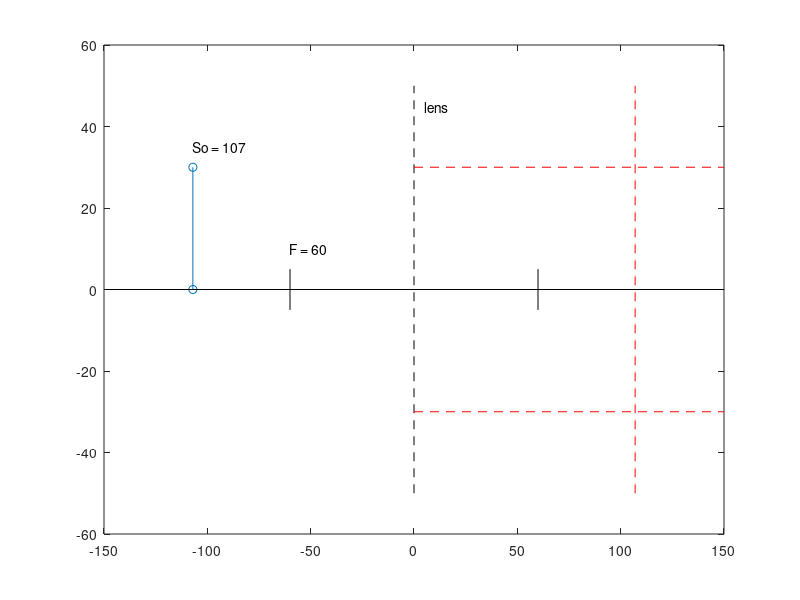
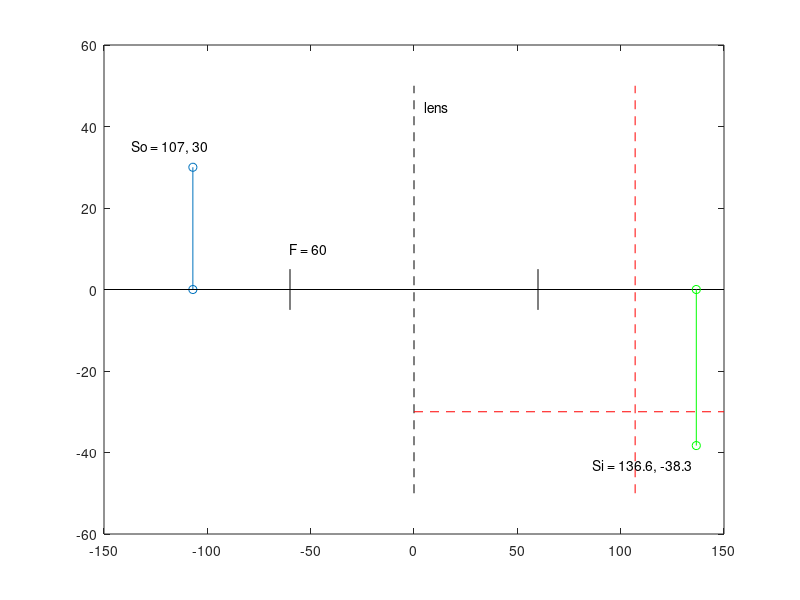

Recreate these plots in MATLAB, in order. (Note: this script raises an error after producing the figures.)
%[text] # Exploring Lens Equations
%[text] The location of an image relative to the position of the object can easily be calculated using math (**Thin Lens  formula)**
%[text] Suppose you have a simple bi-convex thin lens system, in air, with a focal length of **60 mm?**
%[text] How does this affect the location and magnification of the image, relative to the lens?
%[text] Let's find out...
%[text:tableOfContents]{"heading":"**Table of Contents**"}
%[text] 
%%
%[text] ## Plot Lens and object
%[text] Let's create a figure to illustrate the positions of the object and the image to the lens
%[text] We'll start with a point in object space that is **107 mm** from the center of the lens  and **30 mm** above the optical axis.
clear
close all
figure;
%[text] Set the position of the object
So = 107; % distance from the center of the lens
Ho = 30; % height of object above the axis
Fl = 60; % focal length of the lens
%[text] Plot the Object as a line above the principle axis of the lens
plot( [-So -So], [0 Ho],'o-',... the object
    [-Fl -Fl], [-5 5],'k',...    the focal plane tick (in object space)
    [0 0], [-50 50], '--k',...   center of lens
    [Fl Fl], [-5 5],'k',...      the focal plane (in image space
    [-150 150], [0 0],'k') %     optical axis

text(-60, 10, sprintf('F = %d', Fl))
text(-107, 35, sprintf('So = %d', So))
text(5, 45, 'lens')
%[text] Plot grid lines to indicate possible locations for the image
hold on
plot([So So], [-50 50], '--r',...
    [0 150], [-Ho -Ho], '--r',...
    [0 150], [Ho Ho], '--r')
%%
%[text] ## Predict Image location
%[text] ### Where is the image going to be located?
%[text] Above or below the optical axis?
%[text] ## What is the magnification of the image?
%[text] Smaller or greater than the height of the object?
%[text] ## Thin Lens Formula
%[text] The Thin Lens formula is a follows:
%[text] $\\frac{1}{S\_o }+\\frac{1}{S\_i }=\\frac{1}{f}${"editStyle":"visual"}
%[text] Where
%[text] - $S\_o${"editStyle":"visual"} = The distance of the object from the lens
%[text] - $S\_i${"editStyle":"visual"} = The distance of the image from the lens
%[text] - $f${"editStyle":"visual"} = The focal length of the lens \
%[text] So, it follows that:
%[text] $\\frac{1}{S\_i }=\\frac{1}{f}-\\frac{1}{S\_o }${"editStyle":"visual"}
%[text] Which in MATLAB is written like this:
inv_si = 1/Fl - 1/So % inverse of Si
%[text] And to get the actual distance of the image from the lens, you simply invert ***inv\_si***
Si = 1 / inv_si
%%
%[text] ## Magnification
%[text] Now that we have the location of the image along the optical axis, we need calculate its magnification, so we can determine the height of the object. Linear magnification is easily calculated based on the ratio of the image and object distances, as follows:
%[text] $M=-\\frac{S\_i }{S\_o }${"editStyle":"visual"}
%[text] The magnification is negative because the image is inverted. You can also calculate magnification based on the focal length of the lens a
%[text] In MATLAB, this formula looks like this:
M = -Si/ So
%%
%[text] ## Calculate height of the image
%[text] Recall that magnification is also calculated as the ratio of the height of the image to the height of the object, as follows
%[text] $M=\\frac{H\_i }{H\_o }${"editStyle":"visual"}
%[text] We previously set the height of the object, Ho, to 30. So,...
Hi = M * Ho
%%
%[text] ## Plot the object and the image in one figure
%[text] Now we have all of the information we need to plot the object and the image together using the following code
figure;
plot( [-So -So], [0 Ho],'o-',... object
    [-Fl -Fl], [-5 5],'k',...    focal length (object side)
    [0 0], [-50 50], '--k',...   center of lens of axis with arbitrary height of 50
    [Fl Fl], [-5 5],'k',...      focal length (image side)
    [-150 150], [0 0],'k',...    optical axis (with arbitrary length of 300)
    [So So], [-50 50], '--r',... Zones
    [0 150], [-Ho -Ho], '--r',... Zones
    [Si Si], [0 Hi], 'go-')

text(-Fl, 10, sprintf('F = %d', Fl))
text(-Si, Ho+5, sprintf('So = %d, %d', So, Ho))
text(5, 45, 'lens')
text(Si-50, Hi-5, sprintf('Si = %1.1f, %1.1f', Si, Hi))
%%
%[text] Therefore , the image will be focused to a point in image space that is **greater than** 107 mm from the lens and **greater than** 30 mm **below** the optical axis.
%%
%[text] ## Try it yourself
%[text] Try changing either So, Ho, or Fl and then run the block. The blues lines indicate location and height of the object on the image side
%[text] 
Fl = 29;  %[control:slider:9af3]{"position":[6,8]}
Ho = 62; % height of object %[control:slider:329a]{"position":[6,8]}
So = 110;% distance from lens %[control:slider:6d10]{"position":[6,9]}

plot_results(So, Ho, Fl) % see function below for a better description
%[text] - What happens when you move the object closer to the focal plane?
%[text] - What happens to the image height when you increase the focal length? \
%[text] What happens as you approach the focal length? What happens when So = the focal length? What happens when So is less than the focal length?
%[text] How does changing the focal length change Magnification
%%
%[text] # Plot Function 
%[text] For clarity, I have moved all of the plotting code into a function. You can now use access this function from any code block in this live script simply by using the following syntax:
%[text] ```matlabCodeExample
%[text] plot_results(So, Ho, Fl)
%[text] ```
%[text] As you can see, you will need to input the Object Distance, the Object, Height, and the Focal. The function will then take care of making the calculations to properly plot the image
function plot_results(So, Ho, Fl)

% Calculate Image location
inv_si = 1/Fl - 1/So;
Si = 1 / inv_si
M = -Si/ So;
Hi = M * Ho;

% Calculate axes parameters
Xl = So+Si+10; % axis length
Yl = Ho*2+5; % height of lens


% plot results
plot( [-So -So], [0 Ho],'o-',... object
    [-Fl -Fl], [-5 5],'k',...    focal length (object side)
    [0 0], [-Yl Yl], '--k',...   center of lens of axis 
    [Fl Fl], [-5 5],'k',...      focal length (image side)
    [-Xl Xl], [0 0],'k',...      optical principle axis
    [Si Si], [0 Hi], 'go-')    % image

text(-Fl, 6, sprintf('F = %d', Fl))
text(-So-2, Ho+2, sprintf('So = %d, %d', So, Ho))
text(5, 45, 'lens')
text(Si+2, Hi-2, sprintf('Si = %1.1f, %1.1f', Si, Hi))

% add reference grid lines
hold on
plot([0 Xl], [-Ho -Ho], '--b', [So So], [-2 2], '-r')
hold off
end

%[appendix]{"version":"1.0"}
%---
%[metadata:view]
%   data: {"layout":"inline","rightPanelPercent":40}
%---
%[control:slider:9af3]
%   data: {"defaultValue":35,"label":"Slider","max":100,"min":0,"run":"Section","runOn":"ValueChanging","step":1}
%---
%[control:slider:329a]
%   data: {"defaultValue":30,"label":"Slider","max":100,"min":0,"run":"Section","runOn":"ValueChanging","step":1}
%---
%[control:slider:6d10]
%   data: {"defaultValue":70,"label":"Slider","max":200,"min":60,"run":"Section","runOn":"ValueChanging","step":1}
%---
